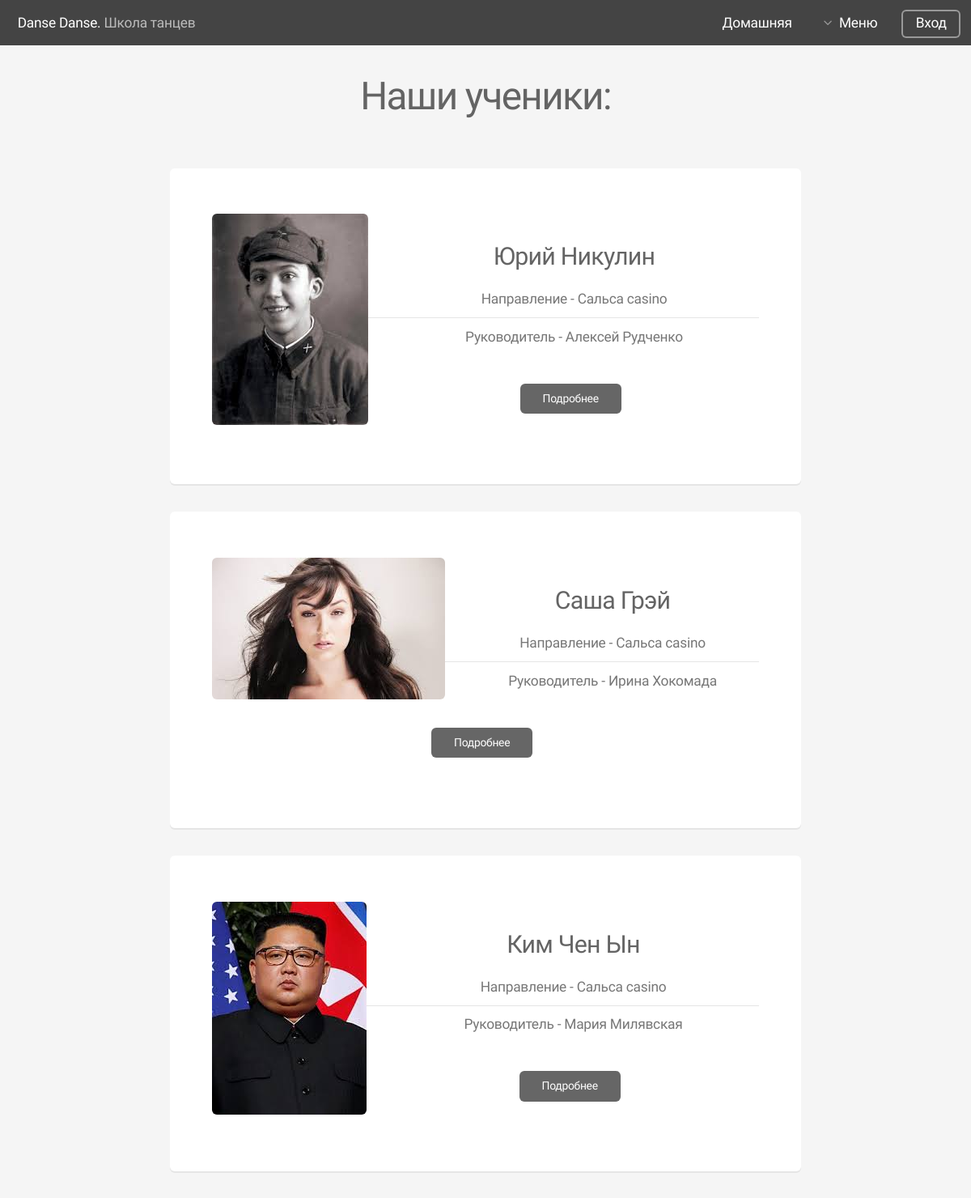
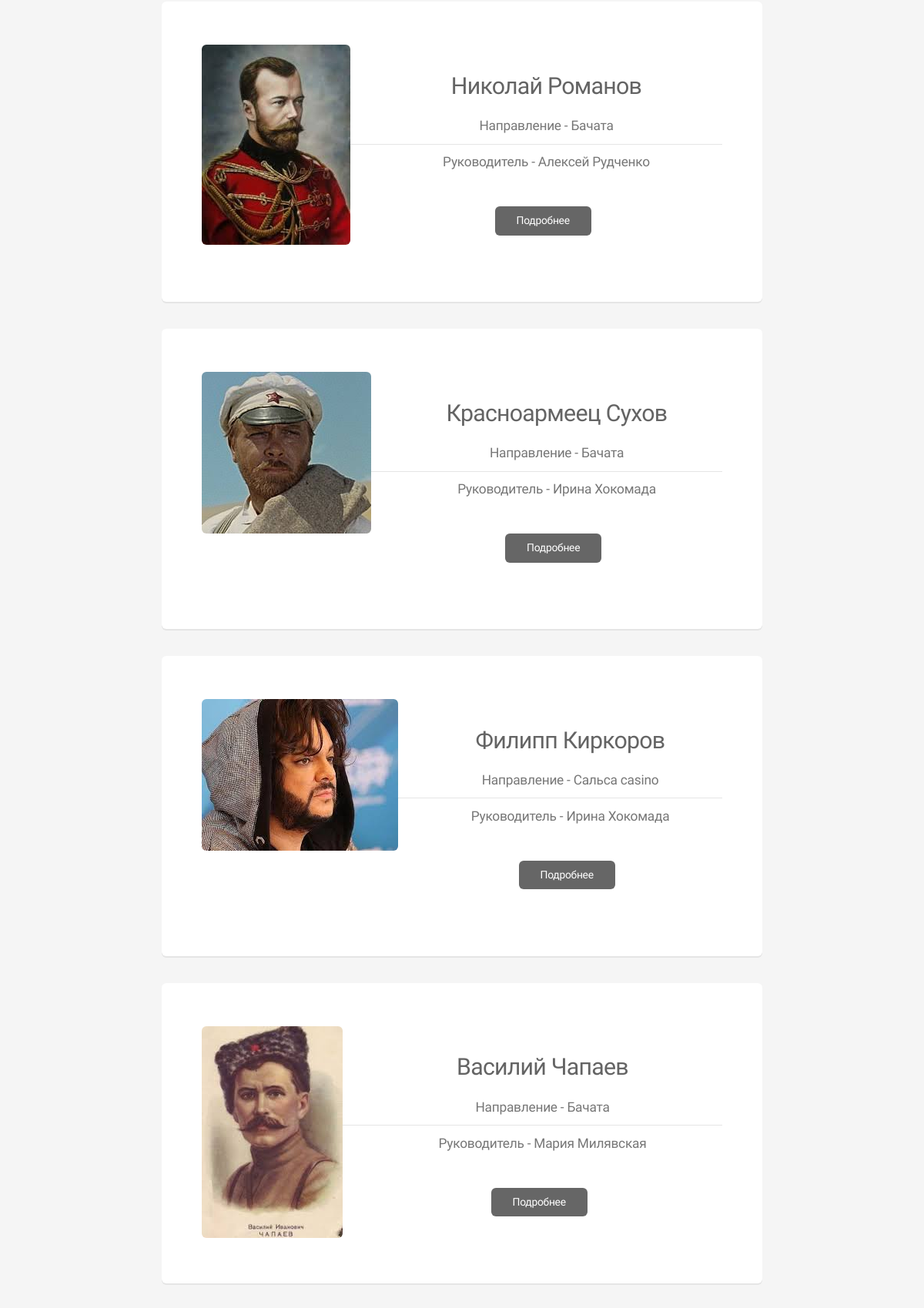
The page /students/ (upper part) on the database its author committed (2 pictures, top to bottom).
### students/models.py (models this page shows, shortened)
class Students(models.Model):
	photo = models.ImageField(verbose_name='Фото', null=True, max_length=100, help_text = 'Загрузите фотографию')
	name = models.CharField(null=True, verbose_name='Имя', max_length=50, help_text = 'Введите имя')
	surname = models.CharField(null=True, blank=True, verbose_name='Фамилия', max_length=50, help_text = 'Введите фамилию')
	date_of_birth = models.DateField(null=True, verbose_name='Дата рождения', help_text = 'Введите дату в формате ГГГГ-ММ-ДД')
	side = models.ForeignKey('instructors.Course', on_delete=models.CASCADE, null=True, verbose_name='Программа подготовки')
	lider = models.ForeignKey('instructors.Instructor', on_delete=models.CASCADE, null=True, verbose_name='Руководитель')
	description = models.TextField(null=True, blank=True, help_text = 'В данное поле вводится краткая биография и основные черты личности', verbose_name='Описание')
	gender = models.CharField(verbose_name='Пол', null=True, blank=True, max_length=1, choices = (('М', 'Мужчина'), ('Ж', 'Женщина')))

### instructors/models.py (models this page shows, shortened)
class Course(models.Model):
	name = models.CharField(null=True, max_length=225)
	def __str__(self):
		return self.name

class Instructor(models.Model):
	photo = models.ImageField(verbose_name='Имя', null=True, max_length=100, help_text = 'Загрузите фотографию')
	name = models.CharField(verbose_name='Имя', max_length=255, help_text = 'Введите имя')
	surname = models.CharField(verbose_name='Фамилия', max_length=225)
	gender = models.CharField(verbose_name='Пол', null=True, blank=True, max_length=1, choices = (('М', 'Мужчина'), ('Ж', 'Женщина')))
	course = models.ManyToManyField(Course, verbose_name='Курс')
	date_of_birth = models.DateField(null=True, blank=True)
	emaill = models.EmailField(unique=True, null=True)
	is_active = models.BooleanField(default=True)
	position = models.ForeignKey('Position', on_delete=models.CASCADE, null=True)
	user = models.OneToOneField(settings.AUTH_USER_MODEL, on_delete=models.CASCADE,null=True)
	description = models.TextField(null=True, blank=True, help_text = 'В данное поле вводится краткая биография и основные черты личности', verbose_name='О себе')
	phone = models.CharField(max_length = 15, null=True, blank=True)
	'''
	phone = models.CharField(max_length = 15, null=True, blank=True)
	slug = models.SlugField(unique=True)
	gender = models.CharField(max_length=1, choices = (('m', 'Male'), ('f', 'Female')))
	'''

### students/views.py (the view)
# urls.py: path('students/', students_list, name='students_list'),
def students_list(request):
	students = Students.objects.all()
	return render (request, 'students.html', {'students_list':students})

### templates/students.html (shortened to what this page needs)
{% extends 'base.html' %}
{% load staticfiles %}
{% block main %}
		<br/><br/>
		<br/><br/><br/><br/><br/><br/><br/>
		<section id="main" class="container 75%">
				<header>
				<h2>Наши ученики:</h2>
				</header>
		<div class="row">
			{% for i in students_list %}
				<div class="12u">
					<section class="box special features">
					<p><span class="image left"><img src="{{ i.photo.url }}" alt="" /></span></p>
                   <h3>{{ i.name }} {{ i.surname }}</h3>
					<ul class="alt">
						<li>Направление - {{ i.side }}</li>
						<li>Руководитель - {{ i.lider.name }} {{ i.lider.surname }}</li>
					</ul>
					<p><ul class="actions small">
						<li><a href="{% url 'students_list' %}{{ i.id }}/" class="button small">Подробнее</a></li>
					</ul></p>
					</section>
				</div>
			{% endfor %}
		</div>
		</section>
{% endblock %}

### static/css/skel.css (style rules this page uses)
html,body,div,span,applet,object,iframe,h1,h2,h3,h4,h5,h6,p,blockquote,pre,a,abbr,acronym,address,big,cite,code,del,dfn,em,img,ins,kbd,q,s,samp,small,strike,strong,sub,sup,tt,var,b,u,i,center,dl,dt,dd,ol,ul,li,fieldset,form,label,legend,table,caption,tbody,tfoot,thead,tr,th,td,article,aside,canvas,details,embed,figure,figcaption,footer,header,hgroup,menu,nav,output,ruby,section,summary,time,mark,audio,video { margin:0;padding:0;border:0;font-size:100%;font:inherit;vertical-align:baseline; }
article,aside,details,figcaption,figure,footer,header,hgroup,menu,nav,section { display:block; }
body { line-height:1; }
ol,ul { list-style:none; }
body { -webkit-text-size-adjust:none }
*, *:before, *:after { -moz-box-sizing: border-box; -webkit-box-sizing: border-box; box-sizing: border-box; }
body { min-width: 60em; }
.container { margin-left: auto; margin-right: auto; width: 60em; }
.container.\37 5\25 { width: 45em; }
.row { border-bottom: solid 1px transparent; }
.row > * { float: left; }
.row:after, .row:before { content: ''; display: block; clear: both; height: 0; }
.row > * { padding: 0 0 0 2em; }
.row { margin: 0 0 0 -2em; }
.\31 2u, .\31 2u\24, .\31 2u\28 1\29, .\31 2u\24\28 1\29 { width: 100%; clear: none; }

### static/css/style.css (style rules this page uses)
body { background: #f5f5f5; }
body, input, select, textarea { color: #777; font-family: "Source Sans Pro", sans-serif; font-size: 16pt; font-weight: 300; line-height: 1.65em; letter-spacing: -0.015em; }
a { -moz-transition: color 0.2s ease-in-out, border-bottom-color 0.2s ease-in-out; -webkit-transition: color 0.2s ease-in-out, border-bottom-color 0.2s ease-in-out; -o-transition: color 0.2s ease-in-out, border-bottom-color 0.2s ease-in-out; -ms-transition: color 0.2s ease-in-out, border-bottom-color 0.2s ease-in-out; transition: color 0.2s ease-in-out, border-bottom-color 0.2s ease-in-out; border-bottom: dotted 1px; color: #e89980; text-decoration: none; }
p { margin: 0 0 2em 0; }
h1, h2, h3, h4, h5, h6 { color: #646464; font-weight: 300; line-height: 1em; margin: 0 0 0.5em 0; }
h2 { font-size: 2.25em; line-height: 1.5em; letter-spacing: -0.035em; }
h3 { font-size: 1.75em; line-height: 1.5em; letter-spacing: -0.025em; }
section.special, article.special { text-align: center; }
.box { background: #fff; border-radius: 6px; box-shadow: 0 2px 0 0 #e5e5e5; margin: 0 0 2em 0; padding: 3em; }
.box.special { text-align: center; }
.image { border-radius: 6px; border: 0; display: inline-block; position: relative; }
.image img { border-radius: 6px; display: block; }
.image.left { float: left; padding: 0 1.5em 1em 0; top: 0.25em; }
ul { list-style: disc; margin: 0 0 2em 0; padding-left: 1em; }
ul li { padding-left: 0.5em; }
ul.alt { list-style: none; padding-left: 0; }
ul.alt li { border-top: solid 1px #e5e5e5; padding: 0.5em 0; }
ul.alt li:first-child { border-top: 0; padding-top: 0; }
ul.actions { cursor: default; list-style: none; padding-left: 0; }
ul.actions li { display: inline-block; padding: 0 1em 0 0; vertical-align: middle; }
ul.actions li:last-child { padding-right: 0; }
ul.actions.small li { padding: 0 0.5em 0 0; }
input[type="submit"], input[type="reset"], input[type="button"], .button { -moz-appearance: none; -webkit-appearance: none; -o-appearance: none; -ms-appearance: none; appearance: none; -moz-transition: background-color 0.2s ease-in-out, color 0.2s ease-in-out; -webkit-transition: background-color 0.2s ease-in-out, color 0.2s ease-in-out; -o-transition: background-color 0.2s ease-in-out, color 0.2s ease-in-out; -ms-transition: background-color 0.2s ease-in-out, color 0.2s ease-in-out; transition: background-color 0.2s ease-in-out, color 0.2s ease-in-out; background-color: #666; border-radius: 6px; border: 0; color: #ffffff; cursor: pointer; display: inline-block; font-weight: 400; height: 3em; line-height: 3em; padding: 0 2em; text-align: center; text-decoration: none; white-space: nowrap; }
input[type="submit"].small, input[type="reset"].small, input[type="button"].small, .button.small { font-size: 0.8em; height: 2.7em; line-height: 2.7em; }
#main { padding: 4em 0; }
#main > header { text-align: center; margin: 0 0 3em 0; }
#main > header h2 { font-size: 2.75em; margin: 0; }
body.landing #main { margin-top: -14em; }

### static/css/style-wide.css (style rules this page uses)
body, input, select, textarea { font-size: 13pt; }

### static/css/style-normal.css (style rules this page uses)
body, input, select, textarea { font-size: 11pt; }

### rows shown on the page
Students: photo (picture), name "Юрий", surname "Никулин", side "Сальса casino", lider.name "Алексей", lider.surname "Рудченко"
Students: photo (picture), name "Саша", surname "Грэй", side "Сальса casino", lider.name "Ирина", lider.surname "Хокомада"
Students: photo (picture), name "Ким", surname "Чен Ын", side "Сальса casino", lider.name "Мария", lider.surname "Милявская"
Students: photo (picture), name "Николай", surname "Романов", side "Бачата", lider.name "Алексей", lider.surname "Рудченко"
Students: photo (picture), name "Красноармеец", surname "Сухов", side "Бачата", lider.name "Ирина", lider.surname "Хокомада"
Students: photo (picture), name "Филипп", surname "Киркоров", side "Сальса casino", lider.name "Ирина", lider.surname "Хокомада"
Students: photo (picture), name "Василий", surname "Чапаев", side "Бачата", lider.name "Мария", lider.surname "Милявская"
